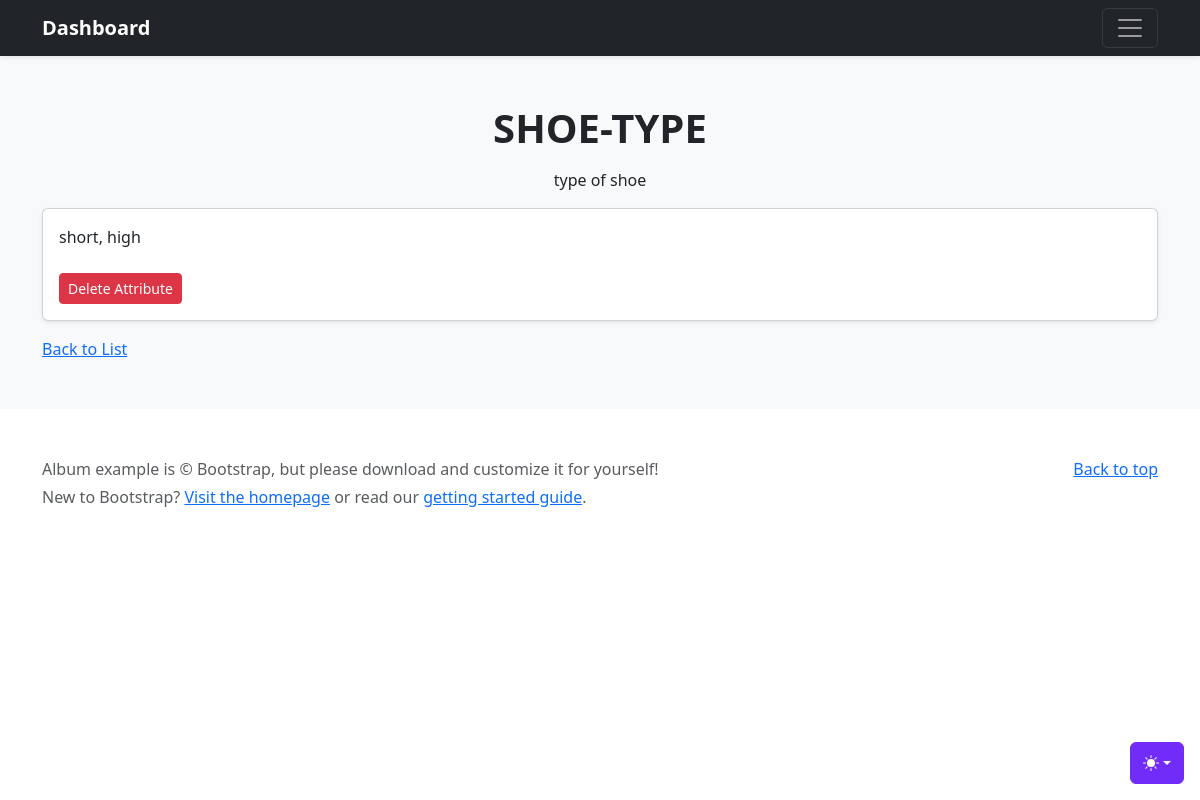
Page /dashboard/view_attribute/4 on the committed database.
### inventory/models.py (models this page shows, shortened)
class Attribute(models.Model):
    name = models.CharField(max_length=50)
    description = models.TextField()

class AttributeValue(models.Model):
    value = models.CharField(max_length=50)
    attribute = models.ForeignKey(
        Attribute, related_name="attribute", on_delete=models.CASCADE)

### inventory/views.py (the view)
# urls.py: path('view_attribute/<int:id>', views.view_attribute, name="view_attribute"),
def view_attribute(request, id):
    attr = get_object_or_404(Attribute, id=id)
    attr_values = AttributeValue.objects.filter(attribute=attr)
    return render(request, 'attribute/view-attr.html', {'attribute': attr, 'attr_values': attr_values})

### inventory/templates/attribute/view-attr.html (shortened to what this page needs)
{% extends 'base/base.html' %}
  {% block content %}
  <main>
    <div class="album py-5 bg-body-tertiary">
      <div class="container">
        <h1 class="text-center mb-3"><strong>{{ attribute.name|upper }}</strong></h1>
        <p class="text-center">{{ attribute.description }}</p>
        <div class="card mb-3 shadow-sm">
            <div class="row g-0">
              <div class="col-md-12">
                <div class="card-body">
                    {% for val in attr_values %}
                        {{ val.value }}{% if not forloop.last %}, {% endif %}
                    {% endfor %}
                    <br><br>
                    <a href="{% url 'delete_attr' attribute.id %}" class="btn btn-sm btn-danger delete-btn">Delete Attribute</a>
                </div>
              </div>
            </div>
          </div>
          <a href="{% url 'attribute' %}">Back to List</a>
      </div>
    </div>
  </main>
  {% endblock %}

### rows in the picture
Attribute: name "SHOE-TYPE", description "type of shoe"
AttributeValue: value "short"
AttributeValue: value "high"
